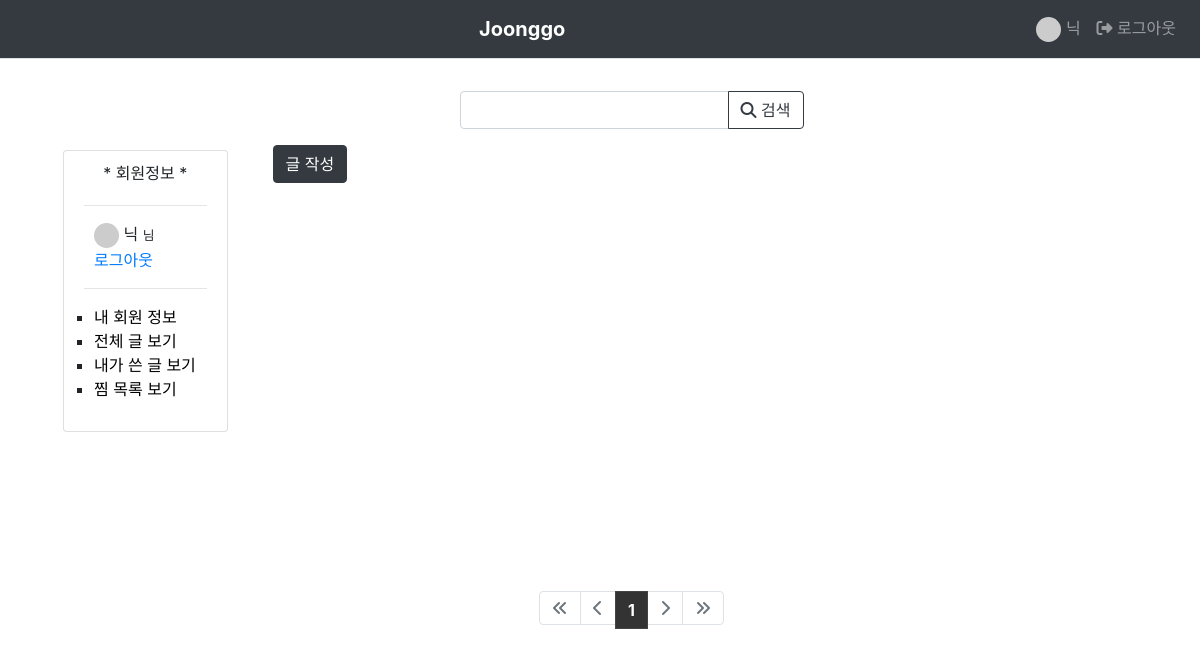
The page /joonggo/question/mypost/1/ (signed in) on the database as committed earlier.
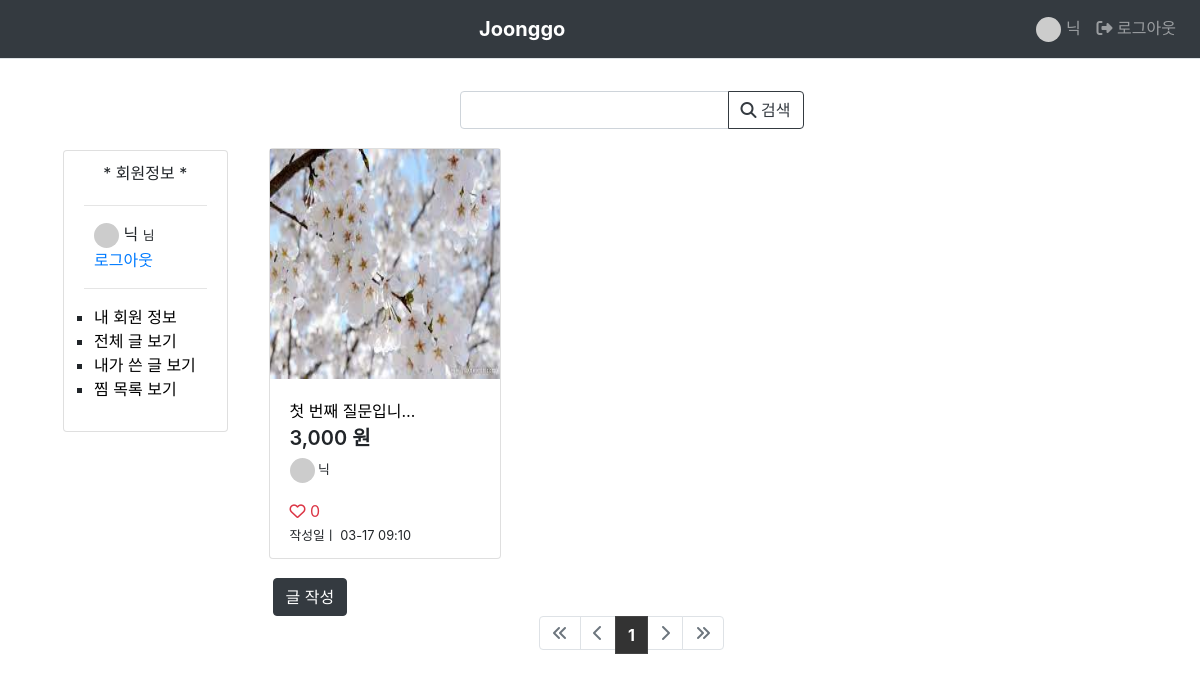
The same page on the database as committed later.
### joonggo/models.py (models this page shows, shortened)
class Sell(models.Model):
    author = models.ForeignKey(User, on_delete=models.CASCADE, related_name='author_sell')
    subject = models.CharField(blank=True, null=True, max_length=200)
    content = models.TextField(blank=True, null=True)
    images = models.ImageField(blank=True, upload_to='images')
    category = models.TextField(default="") # 카테고리
    price = models.IntegerField(default=0) # 가격
    tmethod = models.TextField(default="") # 거래 방식
    create_date = models.DateTimeField()
    modify_date = models.DateTimeField(null=True, blank=True)
    voter = models.ManyToManyField(User, related_name='voter_sell')

### common/models.py (models this page shows, shortened)
class User(AbstractUser):
    email = models.EmailField(verbose_name='email', max_length=255, unique=True,)
    nickname = models.CharField(max_length=24, default=None,  unique=True)
    username = models.CharField(max_length=24, default=None)
    profile_image = models.TextField(default=None, null=True, blank=True)
    phonenumber = models.TextField(default=None, unique=True)
    address = models.TextField(default=None)
    is_superuser = models.BooleanField(default=False)
    is_active = models.BooleanField(default=True)
    is_admin = models.BooleanField(default=False)
    objects = UserManager()
    USERNAME_FIELD = 'email'
    REQUIRED_FIELDS = ['nickname', 'username', 'phonenumber', 'address']

### joonggo/views/sell_views.py (the view)
# urls.py: path('question/mypost/<int:sell_id>/', sell_views.sell_mypost, name="sell_mypost"),
@login_required(login_url='common:login')
def sell_mypost(request, sell_id):
    page = request.GET.get('page', '1')
    kw = request.GET.get('kw', '')
    sell_list = request.user.author_sell.order_by('-create_date')
    if kw:
        sell_list = sell_list.filter(
            Q(subject__icontains=kw) | #제목 검색
            Q(content__icontains=kw) | #내용 검색
            Q(author__username__icontains=kw)
        ).distinct()
    paginator = Paginator(sell_list, 12)
    page_obj = paginator.get_page(page)
    context = {'sell_list': page_obj,
               'page': page,
               'kw': kw,
               }
    return render(request, 'joonggo/sell_mypost.html', context)

### templates/joonggo/sell_mypost.html (shortened to what this page needs)
{% extends 'base.html' %}
{% load humanize %}
{% load static %}
{% block content %}
<div class="row ml-5 my-3">
  <div class="col-2">
    <div class='card' style="margin-top:75px;">
      <div class="card-body">
        {% if user.is_authenticated %}
        <div class="text-center" style="margin-bottom:20px; margin-top:-10px;">* 회원정보 *</div>
        <hr>
        <ul style="list-style-type:none; margin:10px; padding:0px;">
          <li><img class="avatar" src="https://randomuser.me/api/portraits/men/{{user.id}}.jpg"> {{ user.nickname }} <small>님</small></li>
          <li><a href="{% url 'common:logout' %}" style="margin-top:10px;">로그아웃</a></li>
        </ul>
        <hr>
        <ul style="list-style-type:square; margin:10px; padding:0px;">
          <li><a style="color:black;" href="{% url 'common:userinfo'%}">내 회원 정보</a></li>
          <li><a style="color:black;" href="{% url 'joonggo:index'%}">전체 글 보기</a></li>
          <li><a style="color:black;" href="{% url 'joonggo:sell_mypost' user.id %}">내가 쓴 글 보기</a></li>
          <li><a style="color:black;" href="{% url 'joonggo:sell_mylike' user.id %}">찜 목록 보기</a></li>
        </ul>
        {% else %}
        <div class="text-center" style="margin-bottom:20px; margin-top:-10px;">* 회원정보 *</div>
        <hr>
        <a style="font-size:12px;" class="nav-link text-center" href="{% url 'common:login' %}">로그인이 필요합니다.</a>
        {% endif %}
      </div>
    </div>
  </div>
  <div class="col-8 mr-3">
        <div class="container" id="wrap">
          <div class="row justify-content-center my-3">
            <div class="col-6 input-group">
              <input type="text" class="form-control kw" value="{{ kw|default_if_none:'' }}">
              <div class="input-group-append">
                <button class="btn btn-outline-dark" type="button" id="btn_search"><i class="fa-solid fa-magnifying-glass"></i> 검색</button>
              </div>
            </div>
          </div>
          <div class="row">
            {% if sell_list %}
            {% for sell in sell_list %}
            <div class="col-xs-3 ml-2 mb-3">
              <div href="{% url 'joonggo:detail' sell.id %}" class="card" style="margin: 3px;">
                {% if sell.images %}
                  <img class="sellpic" src="{{ sell.images.url }}">
                  {% else %}
                  <img class="sellpic" src="/media/images/null_icon.png"/>
                  {% endif %}
                <div class="card-body">
                  <a class="stretched-link" style="color:black;" href="{% url 'joonggo:detail' sell.id %}">{{ sell.subject|truncatechars:10 }}
                  </a>
                  <div style="font-weight:600; font-size:20px; margin-bottom:5px;">
                      {{sell.price|intcomma}} 원
                  </div>
                  <p class="small"><img class="avatar" src="https://randomuser.me/api/portraits/men/{{sell.author.id}}.jpg"> {{ sell.author.nickname }}
                  </p>
                    <div style="margin-left:-8px; margin-bottom:3px;">
                    {% if sell.voter.all.count >= 0 %}
                    <span class="text-danger px-2 py-1">
                    {% if user in sell.voter.all %}
                    <i class="fa-solid fa-heart"></i>
                    {% else %}
                    <i class="fa-regular fa-heart"></i>
                    {% endif %}
                    {{ sell.voter.count }}
                    </div>
              {% endif %}
                    <div style="margin-bottom:-7px;">
                      <small>작성일ㅣ {{ sell.create_date|date:'m-d H:i' }}</small>
                    </div>
                </div>
              </div>
            </div>
            {% endfor %}
            {% endif %}
          </div>
          <a href="{% url 'joonggo:sell_create' %}" class="btn btn-dark">글 작성</a>
        </div>
        {% include 'joonggo/pagenation.html' %}
  </div>
</div>
{% endblock content %}

Rows that differ between the two databases and show on the page:
added Sell: images (picture), subject "첫 번째 질문입니…", price "3,000", author.nickname "닉", voter.count "0", create_date "03-17 09:10"
